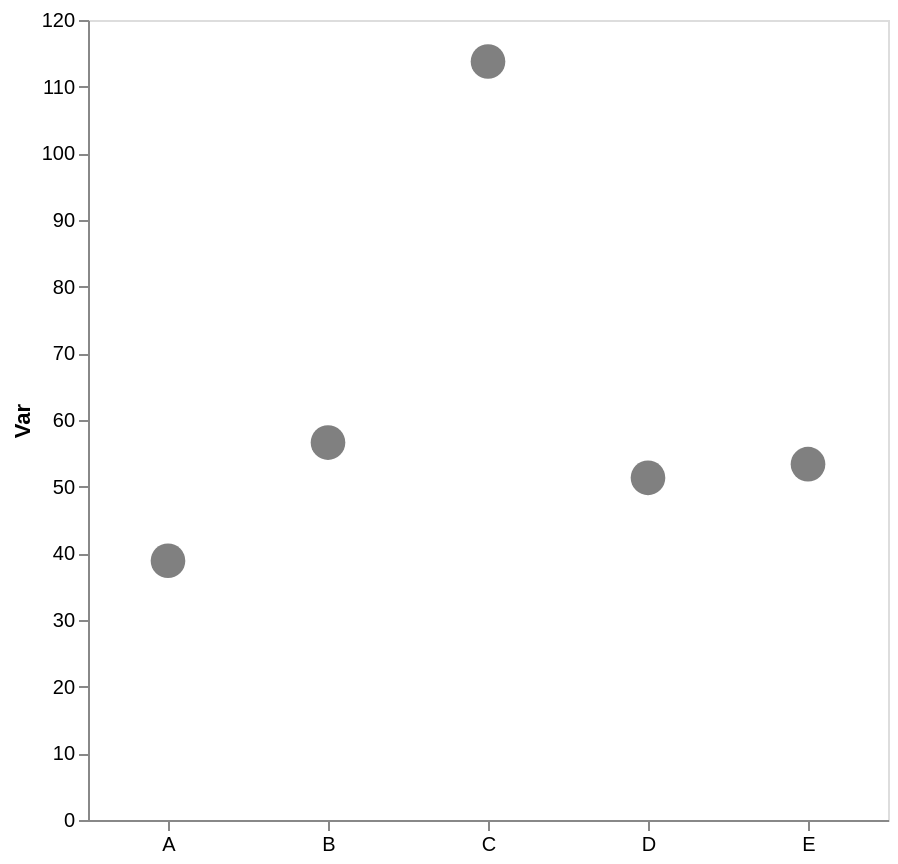

Specify this chart in Vega-Lite:
### Vega-Lite specification from a JSON file in a GitHub repository (floating-point values rounded to 4 significant figures)
{"config": {"view": {"continuousWidth": 300, "continuousHeight": 300}, "axis": {"grid": false}, "bar": {"color": "gray"}}, "data": {"name": "data-9a1c73a21da12f2e668e101efeeb1bbd"}, "mark": {"type": "point", "color": "gray", "filled": true, "size": 300}, "encoding": {"x": {"axis": {"labelAngle": 0, "title": null}, "field": "cat", "type": "nominal"}, "y": {"aggregate": "mean", "axis": {"title": "Var"}, "field": "var1", "type": "quantitative"}}, "height": 400, "width": 400, "$schema": "https://vega.github.io/schema/vega-lite/v5.17.0.json", "datasets": {"data-9a1c73a21da12f2e668e101efeeb1bbd": [{"cat": "C", "var1": 94.53, "var2": 45.76}, {"cat": "E", "var1": 65.92, "var2": 53.03}, {"cat": "D", "var1": 52.33, "var2": 54.67}, {"cat": "B", "var1": 56.61, "var2": 43.26}, {"cat": "A", "var1": 40.85, "var2": 56.02}, {"cat": "E", "var1": 49.96, "var2": 35.43}, {"cat": "E", "var1": 52.91, "var2": 63.49}, {"cat": "A", "var1": 36.92, "var2": 47.26}, {"cat": "E", "var1": 44.71, "var2": 68.92}, {"cat": "D", "var1": 41.49, "var2": 31.95}, {"cat": "C", "var1": 133.0, "var2": 45.05}, {"cat": "D", "var1": 60.14, "var2": 59.19}]}}
